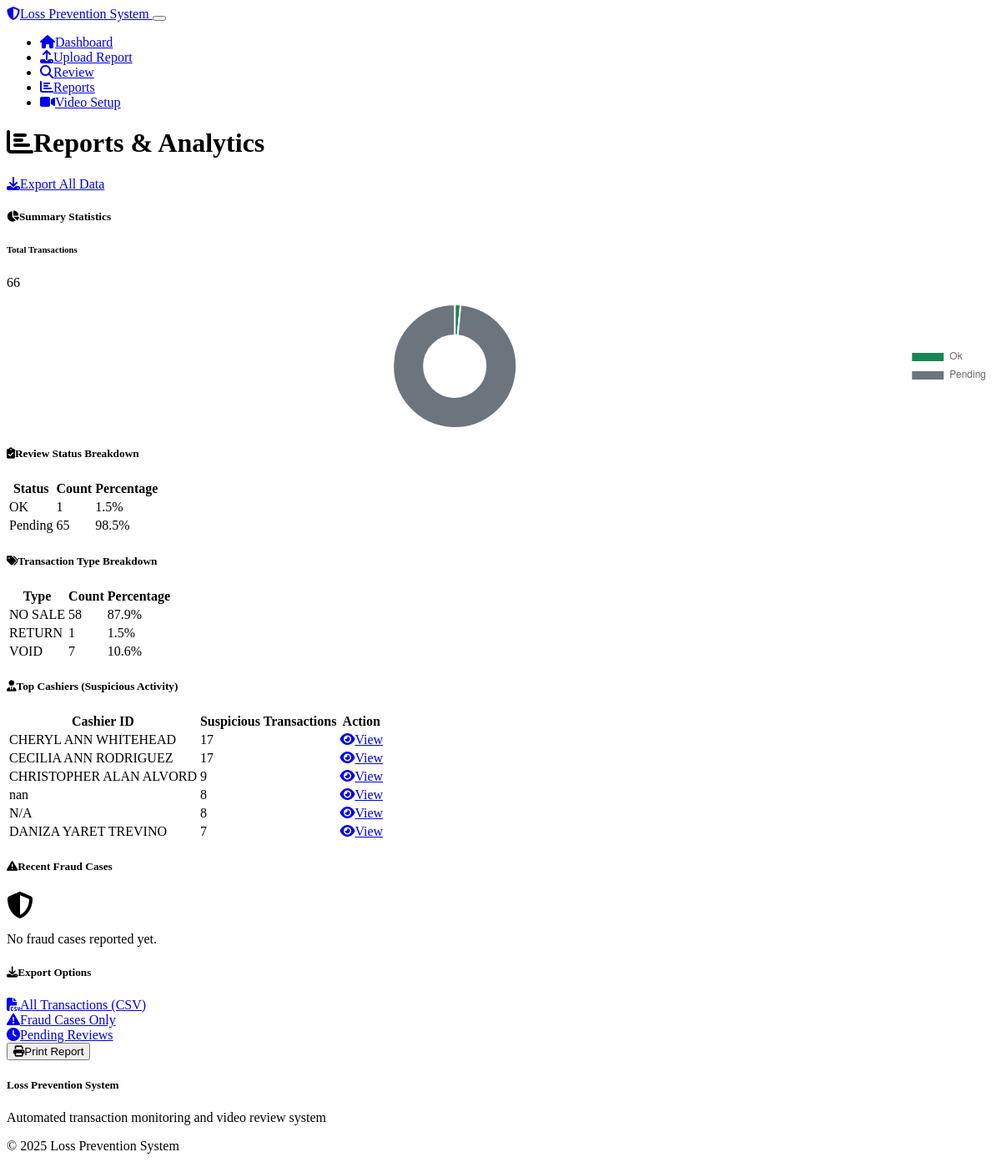
Page /reports on the committed database.
### models.py (models this page shows)
class SuspiciousTransaction(db.Model):
    id = db.Column(db.Integer, primary_key=True)
    report_id = db.Column(db.Integer, db.ForeignKey('transaction_report.id'), nullable=False)
    transaction_timestamp = db.Column(db.DateTime, nullable=False)
    cashier_id = db.Column(db.String(50))
    register_id = db.Column(db.String(50))
    transaction_type = db.Column(db.String(50), nullable=False)  # VOID, REFUND, NO_SALE, DISCOUNT_REMOVED
    transaction_id = db.Column(db.String(100))
    amount = db.Column(db.Float)
    pump_number = db.Column(db.String(10))
    raw_data = db.Column(db.Text)  # Store original row data
    video_clip_path = db.Column(db.String(500))
    video_processed = db.Column(db.Boolean, default=False)
    video_error = db.Column(db.Text)
    review_status = db.Column(db.String(20), default='pending')  # pending, ok, review, fraud
    review_date = db.Column(db.DateTime)
    review_notes = db.Column(db.Text)
    created_date = db.Column(db.DateTime, default=datetime.utcnow)
    report = db.relationship('TransactionReport', backref=db.backref('suspicious_transactions_list', lazy=True))

### routes.py (the view)
@app.route('/reports')
def reports():
    total_transactions = SuspiciousTransaction.query.count()
    status_counts = db.session.query(
        SuspiciousTransaction.review_status,
        db.func.count(SuspiciousTransaction.id)
    ).group_by(SuspiciousTransaction.review_status).all()
    type_counts = db.session.query(
        SuspiciousTransaction.transaction_type,
        db.func.count(SuspiciousTransaction.id)
    ).group_by(SuspiciousTransaction.transaction_type).all()
    cashier_counts = db.session.query(
        SuspiciousTransaction.cashier_id,
        db.func.count(SuspiciousTransaction.id)
    ).group_by(SuspiciousTransaction.cashier_id).order_by(
        db.func.count(SuspiciousTransaction.id).desc()
    ).limit(10).all()
    recent_fraud = SuspiciousTransaction.query.filter_by(review_status='fraud').order_by(
        SuspiciousTransaction.review_date.desc()
    ).limit(10).all()
    return render_template('reports.html',
                         total_transactions=total_transactions,
                         status_counts=status_counts,
                         type_counts=type_counts,
                         cashier_counts=cashier_counts,
                         recent_fraud=recent_fraud)

### templates/reports.html (shortened to what this page needs)
{% extends "base.html" %}
{% block content %}
<div class="row">
    <div class="col-12">
        <div class="d-flex justify-content-between align-items-center mb-4">
            <h1><i class="fas fa-chart-bar me-2"></i>Reports & Analytics</h1>
            <a href="{{ url_for('export_csv') }}" class="btn btn-success">
                <i class="fas fa-download me-2"></i>Export All Data
            </a>
        </div>
    </div>
</div>
<div class="row mb-4">
    <div class="col-12">
        <div class="card">
            <div class="card-header">
                <h5 class="card-title mb-0">
                    <i class="fas fa-chart-pie me-2"></i>Summary Statistics
                </h5>
            </div>
            <div class="card-body">
                <div class="row">
                    <div class="col-md-6">
                        <h6>Total Transactions</h6>
                        <p class="fs-3 text-primary">{{ total_transactions }}</p>
                    </div>
                    <div class="col-md-6">
                        <canvas id="statusChart" width="300" height="150"></canvas>
                    </div>
                </div>
            </div>
        </div>
    </div>
</div>
<div class="row mb-4">
    <div class="col-md-6">
        <div class="card">
            <div class="card-header">
                <h5 class="card-title mb-0">
                    <i class="fas fa-clipboard-check me-2"></i>Review Status Breakdown
                </h5>
            </div>
            <div class="card-body">
                <div class="table-responsive">
                    <table class="table table-striped">
                        <thead>
                            <tr>
                                <th>Status</th>
                                <th>Count</th>
                                <th>Percentage</th>
                            </tr>
                        </thead>
                        <tbody>
                            {% for status, count in status_counts %}
                            <tr>
                                <td>
                                    {% if status == 'pending' %}
                                        <span class="badge bg-secondary">Pending</span>
                                    {% elif status == 'ok' %}
                                        <span class="badge bg-success">OK</span>
                                    {% elif status == 'review' %}
                                        <span class="badge bg-warning">Review</span>
                                    {% elif status == 'fraud' %}
                                        <span class="badge bg-danger">Fraud</span>
                                    {% endif %}
                                </td>
                                <td>{{ count }}</td>
                                <td>
                                    {% if total_transactions > 0 %}
                                        {{ "%.1f"|format((count / total_transactions) * 100) }}%
                                    {% else %}
                                        0%
                                    {% endif %}
                                </td>
                            </tr>
                            {% endfor %}
                        </tbody>
                    </table>
                </div>
            </div>
        </div>
    </div>
    <div class="col-md-6">
        <div class="card">
            <div class="card-header">
                <h5 class="card-title mb-0">
                    <i class="fas fa-tags me-2"></i>Transaction Type Breakdown
                </h5>
            </div>
            <div class="card-body">
                <div class="table-responsive">
                    <table class="table table-striped">
                        <thead>
                            <tr>
                                <th>Type</th>
                                <th>Count</th>
                                <th>Percentage</th>
                            </tr>
                        </thead>
                        <tbody>
                            {% for type, count in type_counts %}
                            <tr>
                                <td>
                                    <span class="badge bg-warning">{{ type }}</span>
                                </td>
                                <td>{{ count }}</td>
                                <td>
                                    {% if total_transactions > 0 %}
                                        {{ "%.1f"|format((count / total_transactions) * 100) }}%
                                    {% else %}
                                        0%
                                    {% endif %}
                                </td>
                            </tr>
                            {% endfor %}
                        </tbody>
                    </table>
                </div>
            </div>
        </div>
    </div>
</div>
<div class="row mb-4">
    <div class="col-md-6">
        <div class="card">
            <div class="card-header">
                <h5 class="card-title mb-0">
                    <i class="fas fa-user-tie me-2"></i>Top Cashiers (Suspicious Activity)
                </h5>
            </div>
            <div class="card-body">
                {% if cashier_counts %}
                    <div class="table-responsive">
                        <table class="table table-striped">
                            <thead>
                                <tr>
                                    <th>Cashier ID</th>
                                    <th>Suspicious Transactions</th>
                                    <th>Action</th>
                                </tr>
                            </thead>
                            <tbody>
                                {% for cashier, count in cashier_counts %}
                                <tr>
                                    <td>{{ cashier or 'Unknown' }}</td>
                                    <td>
                                        <span class="badge bg-{% if count >= 10 %}danger{% elif count >= 5 %}warning{% else %}secondary{% endif %}">
                                            {{ count }}
                                        </span>
                                    </td>
                                    <td>
                                        <a href="{{ url_for('dashboard') }}?cashier={{ cashier }}" class="btn btn-sm btn-outline-primary">
                                            <i class="fas fa-eye me-1"></i>View
                                        </a>
                                    </td>
                                </tr>
                                {% endfor %}
                            </tbody>
                        </table>
                    </div>
                {% else %}
                    <p class="text-muted">No cashier data available.</p>
                {% endif %}
            </div>
        </div>
    </div>
    <div class="col-md-6">
        <div class="card">
            <div class="card-header">
                <h5 class="card-title mb-0">
                    <i class="fas fa-exclamation-triangle me-2"></i>Recent Fraud Cases
                </h5>
            </div>
            <div class="card-body">
                {% if recent_fraud %}
                    <div class="table-responsive">
                        <table class="table table-striped">
                            <thead>
                                <tr>
                                    <th>Date</th>
                                    <th>Cashier</th>
                                    <th>Type</th>
                                    <th>Action</th>
                                </tr>
                            </thead>
                            <tbody>
                                {% for fraud in recent_fraud %}
                                <tr>
                                    <td>{{ fraud.transaction_timestamp.strftime('%m/%d') }}</td>
                                    <td>{{ fraud.cashier_id or 'Unknown' }}</td>
                                    <td>
                                        <span class="badge bg-warning">{{ fraud.transaction_type }}</span>
                                    </td>
                                    <td>
                                        <a href="{{ url_for('review_transaction', transaction_id=fraud.id) }}" class="btn btn-sm btn-outline-primary">
                                            <i class="fas fa-eye me-1"></i>View
                                        </a>
                                    </td>
                                </tr>
                                {% endfor %}
                            </tbody>
                        </table>
                    </div>
                {% else %}
                    <div class="text-center py-3">
                        <i class="fas fa-shield-alt fa-2x text-success mb-2"></i>
                        <p class="text-muted">No fraud cases reported yet.</p>
                    </div>
                {% endif %}
            </div>
        </div>
    </div>
</div>
<div class="row">
    <div class="col-12">
        <div class="card">
            <div class="card-header">
                <h5 class="card-title mb-0">
                    <i class="fas fa-download me-2"></i>Export Options
                </h5>
            </div>
            <div class="card-body">
                <div class="row">
                    <div class="col-md-3">
                        <a href="{{ url_for('export_csv') }}" class="btn btn-success w-100 mb-2">
                            <i class="fas fa-file-csv me-2"></i>All Transactions (CSV)
                        </a>
                    </div>
                    <div class="col-md-3">
                        <a href="{{ url_for('export_csv') }}?status=fraud" class="btn btn-danger w-100 mb-2">
                            <i class="fas fa-exclamation-triangle me-2"></i>Fraud Cases Only
                        </a>
                    </div>
                    <div class="col-md-3">
                        <a href="{{ url_for('export_csv') }}?status=pending" class="btn btn-warning w-100 mb-2">
                            <i class="fas fa-clock me-2"></i>Pending Reviews
                        </a>
                    </div>
                    <div class="col-md-3">
                        <button class="btn btn-info w-100 mb-2" onclick="window.print()">
                            <i class="fas fa-print me-2"></i>Print Report
                        </button>
                    </div>
                </div>
            </div>
        </div>
    </div>
</div>
{% endblock %}
{% block scripts %}
<script>
// Create pie chart for status breakdown
const ctx = document.getElementById('statusChart').getContext('2d');
const statusChart = new Chart(ctx, {
    type: 'doughnut',
    data: {
        labels: [
            {% for status, count in status_counts %}
            '{{ status.title() }}',
            {% endfor %}
        ],
        datasets: [{
            data: [
                {% for status, count in status_counts %}
                {{ count }},
                {% endfor %}
            ],
            backgroundColor: [
                {% for status, count in status_counts %}
                {% if status == 'pending' %}'#6c757d'{% elif status == 'ok' %}'#198754'{% elif status == 'review' %}'#ffc107'{% elif status == 'fraud' %}'#dc3545'{% endif %},
                {% endfor %}
            ]
        }]
    },
    options: {
        responsive: true,
        maintainAspectRatio: false,
        plugins: {
            legend: {
                position: 'right'
            }
        }
    }
});
</script>
{% endblock %}

### rows in the picture
SuspiciousTransaction: cashier "CHERYL ANN WHITEHEAD", id "17"
SuspiciousTransaction: transaction "nan", id "8"

### other values in the picture
{{ total_transactions }} "66"
{{ count }} "1" "65"
{{ "%.1f"|format((count / total_transactions) * 100) }} "1.5" "98.5"
{{ type }} "NO SALE" "RETURN" "VOID"
{{ count }} "58" "1" "7"
{{ "%.1f"|format((count / total_transactions) * 100) }} "87.9" "1.5" "10.6"
{{ cashier or 'Unknown' }} "CECILIA ANN RODRIGUEZ" "CHRISTOPHER ALAN ALVORD" "N/A" "DANIZA YARET TREVINO"
{{ count }} "17" "9" "8" "7"
chart data {{ count }} 1, 65
